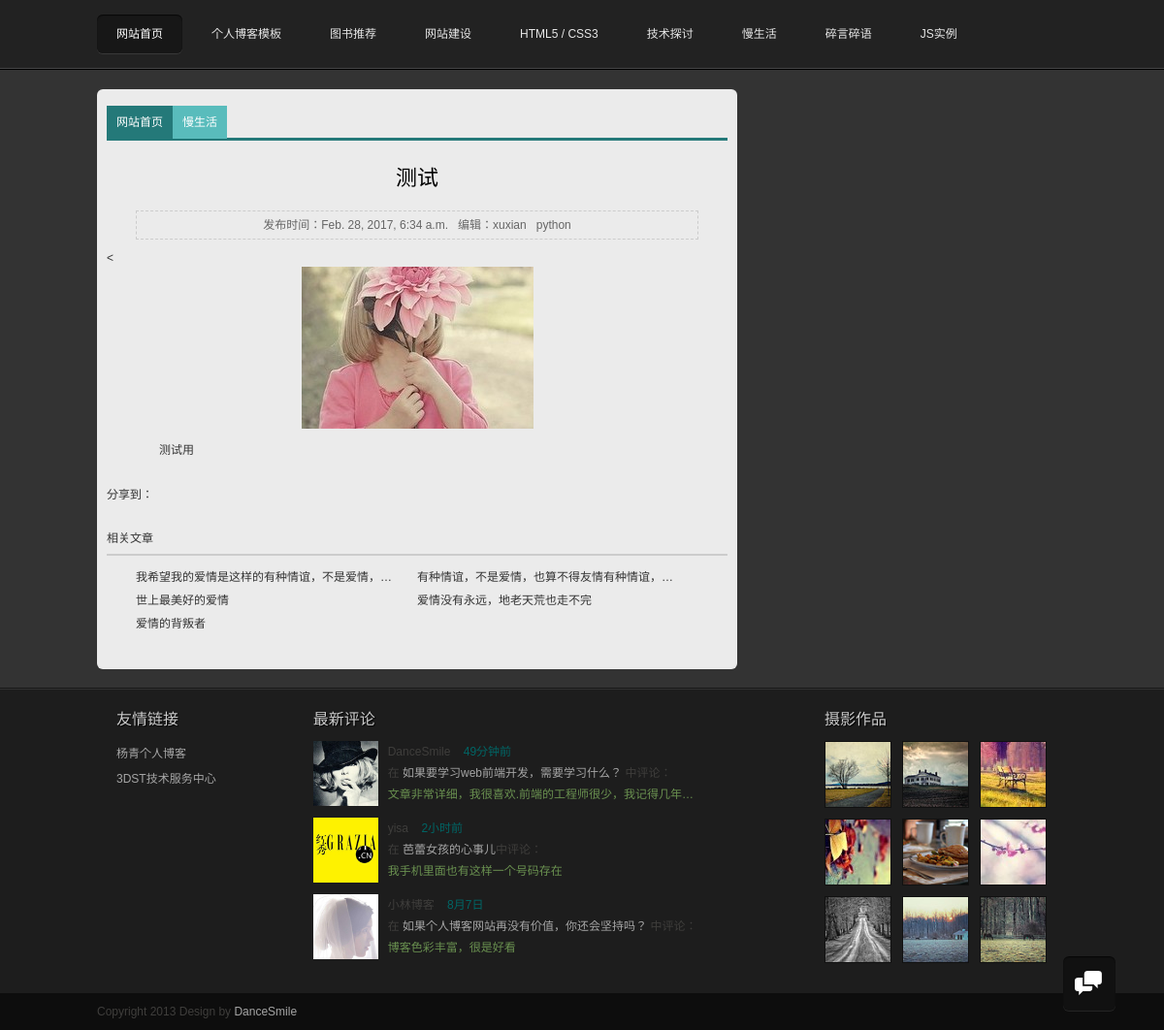
The app's page /easyblog/article/1/ with its own data.
### easyblog/models.py (models this page shows, shortened)
class BlogBody(models.Model):
    blog_title = models.CharField(max_length=50)
    blog_body = models.TextField()
    blog_type = models.CharField(max_length=50)
    blog_timestamp = models.DateTimeField()
    blog_imgurl = models.CharField(max_length=50,null=True)
    blog_author = models.CharField(max_length=20)

### easyblog/views.py (the view)
# urls.py: url(r'^article/(?P<blog_body_id>[0-9]+)/$',views.article,name='article'),
def article(request , blog_body_id='0'):
    print(blog_body_id)
    blog_content = BlogBody.objects.get(id=blog_body_id)
    return render(request,'view.html',{'blog_content':blog_content})

### easyblog/templates/view.html (shortened to what this page needs)
{% extends "base.html" %}
{% block bodycontent %}
    <body>
<header>
  <nav id="nav">
    <ul>
      <li><a href="/" >网站首页</a></li>
      <li><a href="/download/" target="_blank" title="个人博客模板">个人博客模板</a></li>
      <li><a href="/book/" target="_blank" title="图书推荐">图书推荐</a></li>
      <li><a href="/web/" target="_blank" title="网站建设">网站建设</a></li>
      <li><a href="/newshtml5/" target="_blank" title="HTML5 / CSS3">HTML5 / CSS3</a></li>
      <li><a href="/jstt/" target="_blank" title="技术探讨">技术探讨</a></li>
      <li><a href="/news/s/" target="_blank" title="慢生活">慢生活</a></li>
      <li><a href="/newstalk/" target="_blank" title="碎言碎语">碎言碎语</a></li>
      <li><a href="/news/jsex/" target="_blank" title="JS 实例代码演示">JS实例</a></li>
    </ul>
  </nav>
</header>
<div id="mainbody">
  <div class="blogs">
    <div id="index_view">
      <h2 class="t_nav"><a href="/">网站首页</a><a href="/">慢生活</a></h2>
      <h1 class="c_titile">{{ blog_content.blog_title }}</h1>
      <p class="box">发布时间：{{ blog_content.blog_timestamp }}<span>编辑：{{ blog_content.blog_author }}</span>{{ blog_content.blog_type }}</p>
      <<ul class="textinfo">
            <a href="/"><img src="{{ blog_content.blog_imgurl }}"></a>
            <p>{{ blog_content.blog_body }}</p>
      </ul>
      <div class="share">
        <div id="bdshare" class="bdshare_t bds_tools get-codes-bdshare"> <span class="bds_more">分享到：</span> </div>
      </div>
      <div class="otherlink">
        <h2>相关文章</h2>
        <ul>
          <li><a href="/newstalk/mood/2013-07-24/518.html" title="我希望我的爱情是这样的">我希望我的爱情是这样的有种情谊，不是爱情，也算不得友情有种情谊，不是爱情，也算不得友情</a></li>
          <li><a href="/newstalk/mood/2013-07-02/335.html" title="有种情谊，不是爱情，也算不得友情">有种情谊，不是爱情，也算不得友情有种情谊，不是爱情，也算不得友情有种情谊，不是爱情，也算不得友情</a></li>
          <li><a href="/newstalk/mood/2013-07-01/329.html" title="世上最美好的爱情">世上最美好的爱情</a></li>
          <li><a href="/news/read/2013-06-11/213.html" title="爱情没有永远，地老天荒也走不完">爱情没有永远，地老天荒也走不完</a></li>
          <li><a href="/news/s/2013-06-06/24.html" title="爱情的背叛者">爱情的背叛者</a></li>
        </ul>
      </div>
    </div>
 </div>
</div>
{% endblock bodycontent %}

### easyblog/static/css/styles.css (style rules this page uses)
* { margin: 0; padding: 0 }
body { font: 12px "����", "Arial Narrow", HELVETICA; color: #3F3E3C; line-height: 1.5; background: #333; }
img { border: 0; vertical-align: middle }
h1, h2, h3, h4, h5, h6 { font-weight: normal; }
h1 { font: 24px "΢���ź�", "Microsoft YaHei", Arial, Helvetica, sans-serif }
p { word-wrap: break-word }
ul, ol { list-style: none; }
a { color: #a6a6a6; text-decoration: none; transition: All 1s ease; -webkit-transition: All 1s ease; -moz-transition: All 1s ease; -ms-transition: All 1s ease; -o-transition: All 1s ease; }
header { width: 100%; background: #222; height: 70px; border-bottom: #464647 1px solid; }
header nav { margin: 0 auto; width: 1000px; text-align: center; padding-top: 15px }
header nav ul li { line-height: 40px; display: inline }
header nav ul li a { color: #E7E7E7; display: block; padding: 0 20px; margin-right: 10px; float: left }
header nav ul li a:hover, #nav_current { color: #fff; background: rgba(20, 20, 20, 0.8); box-shadow: 0px 1px 0px rgba(255,255,255,.1), inset 0px 1px 1px rgba(0,0,0,.7); border-radius: 6px; }
#mainbody { width: 100%; border-top: #000 1px solid; clear: both; overflow: hidden; }
.blogs { width: 1000px; margin: 0 auto 20px; }
.textinfo { overflow: hidden; }

### easyblog/static/css/view.css (style rules this page uses)
#index_view { width: 640px; float: left; margin: 20px 0; overflow: hidden; color: #333; border-radius: 6px; background: rgba(255,255,255,0.9); padding: 10px; }
h2.t_nav { border-bottom: #247979 3px solid; font-size: 12px; font-weight: normal; line-height: 48px; height: 40px }
h2.t_nav a { padding: 10px; }
h2.t_nav a:first-child { background: #247979; color: #fff; }
h2.t_nav a:last-child { background: #59BCBC; color: #fff; }
#index_view ul { padding: 0 30px 15px 30px; overflow:hidden }
#index_view ul p { line-height: 24px; margin: 10px 0; text-indent: 2em }
#index_view ul img { _width:expression((document.documentElement.clientWidth||document.body.clientWidth)<570?"570px":""); overflow: hidden; max-width: 570px; text-align: center; display: block; margin: auto; text-indent: 0em }
.c_titile { text-align: center; font-size: 22px; margin: 20px 0; color: #000 }
.box { border: #ccc 1px dashed; text-align: center; padding: 5px 0; margin: 0 30px 10px 30px; color: #666 }
.box span { margin: 0 10px }
.share { width: 100%; height: 30px; display: block }
.otherlink h2 { border-bottom: #ccc 2px solid; font-size: 12px; font-weight: normal; line-height: 48px; height: 40px }
.otherlink ul { margin: 10px 0 }
.otherlink li { line-height: 24px; height: 24px; float: left; margin-right: 20px; }
.otherlink li a { color: #333; overflow: hidden; white-space: nowrap; text-overflow: ellipsis; width: 270px; display: block; }

### records on screen
BlogBody: blog_title "测试", blog_timestamp "Feb. 28, 2017, 6:34 a.m.", blog_author "xuxian", blog_type "python", blog_imgurl (picture), blog_body "测试用"
